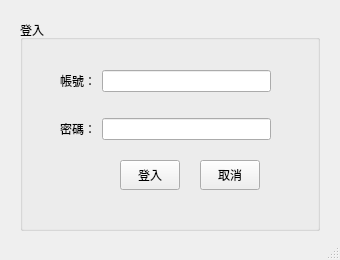
<?xml version="1.0" encoding="UTF-8"?>
<ui version="4.0">
 <class>LoginWindow</class>
 <widget class="QMainWindow" name="LoginWindow">
  <property name="geometry">
   <rect>
    <x>0</x>
    <y>0</y>
    <width>340</width>
    <height>260</height>
   </rect>
  </property>
  <property name="windowTitle">
   <string>Login</string>
  </property>
  <widget class="QWidget" name="centralwidget">
   <widget class="QGroupBox" name="groupBox">
    <property name="geometry">
     <rect>
      <x>20</x>
      <y>20</y>
      <width>300</width>
      <height>211</height>
     </rect>
    </property>
    <property name="title">
     <string>登入</string>
    </property>
    <widget class="QWidget" name="gridLayoutWidget">
     <property name="geometry">
      <rect>
       <x>40</x>
       <y>30</y>
       <width>211</width>
       <height>111</height>
      </rect>
     </property>
     <layout class="QGridLayout" name="gridLayout">
      <item row="1" column="0">
       <widget class="QLabel" name="lbl_pass">
        <property name="text">
         <string>密碼：</string>
        </property>
       </widget>
      </item>
      <item row="0" column="1">
       <widget class="QLineEdit" name="tb_user"/>
      </item>
      <item row="1" column="1">
       <widget class="QLineEdit" name="tb_pass">
        <property name="echoMode">
         <enum>QLineEdit::Password</enum>
        </property>
        <property name="clearButtonEnabled">
         <bool>false</bool>
        </property>
       </widget>
      </item>
      <item row="0" column="0">
       <widget class="QLabel" name="lbl_user">
        <property name="text">
         <string>帳號：</string>
        </property>
       </widget>
      </item>
     </layout>
    </widget>
    <widget class="QPushButton" name="btn_login">
     <property name="geometry">
      <rect>
       <x>100</x>
       <y>140</y>
       <width>60</width>
       <height>30</height>
      </rect>
     </property>
     <property name="text">
      <string>登入</string>
     </property>
    </widget>
    <widget class="QPushButton" name="btn_cancel">
     <property name="geometry">
      <rect>
       <x>180</x>
       <y>140</y>
       <width>60</width>
       <height>30</height>
      </rect>
     </property>
     <property name="text">
      <string>取消</string>
     </property>
    </widget>
   </widget>
  </widget>
  <widget class="QStatusBar" name="statusbar"/>
  <action name="actionExit">
   <property name="text">
    <string>Exit</string>
   </property>
   <property name="shortcut">
    <string>Esc</string>
   </property>
  </action>
 </widget>
 <resources/>
 <connections/>
</ui>
